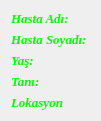
   <widget class="QWidget" name="verticalLayoutWidget">
    <property name="geometry">
     <rect>
      <x>10</x>
      <y>330</y>
      <width>101</width>
      <height>106</height>
     </rect>
    </property>
    <property name="palette">
     <palette>
      <active>
       <colorrole role="WindowText">
        <brush brushstyle="SolidPattern">
         <color alpha="255">
          <red>0</red>
          <green>255</green>
          <blue>0</blue>
         </color>
        </brush>
       </colorrole>
       <colorrole role="Text">
        <brush brushstyle="SolidPattern">
         <color alpha="255">
          <red>0</red>
          <green>255</green>
          <blue>0</blue>
         </color>
        </brush>
       </colorrole>
      </active>
      <inactive>
       <colorrole role="WindowText">
        <brush brushstyle="SolidPattern">
         <color alpha="255">
          <red>0</red>
          <green>255</green>
          <blue>0</blue>
         </color>
        </brush>
       </colorrole>
       <colorrole role="Text">
        <brush brushstyle="SolidPattern">
         <color alpha="255">
          <red>0</red>
          <green>255</green>
          <blue>0</blue>
         </color>
        </brush>
       </colorrole>
      </inactive>
      <disabled>
       <colorrole role="WindowText">
        <brush brushstyle="SolidPattern">
         <color alpha="255">
          <red>120</red>
          <green>120</green>
          <blue>120</blue>
         </color>
        </brush>
       </colorrole>
       <colorrole role="Text">
        <brush brushstyle="SolidPattern">
         <color alpha="255">
          <red>120</red>
          <green>120</green>
          <blue>120</blue>
         </color>
        </brush>
       </colorrole>
      </disabled>
     </palette>
    </property>
    <property name="font">
     <font>
      <family>Times New Roman</family>
      <pointsize>10</pointsize>
      <weight>75</weight>
      <italic>true</italic>
      <bold>true</bold>
     </font>
    </property>
    <layout class="QVBoxLayout" name="verticalLayout_3">
     <item>
      <widget class="QLabel" name="label_2">
       <property name="palette">
        <palette>
         <active>
          <colorrole role="WindowText">
           <brush brushstyle="SolidPattern">
            <color alpha="255">
             <red>0</red>
             <green>255</green>
             <blue>0</blue>
            </color>
           </brush>
          </colorrole>
          <colorrole role="Text">
           <brush brushstyle="SolidPattern">
            <color alpha="255">
             <red>0</red>
             <green>255</green>
             <blue>0</blue>
            </color>
           </brush>
          </colorrole>
         </active>
         <inactive>
          <colorrole role="WindowText">
           <brush brushstyle="SolidPattern">
            <color alpha="255">
             <red>0</red>
             <green>255</green>
             <blue>0</blue>
            </color>
           </brush>
          </colorrole>
          <colorrole role="Text">
           <brush brushstyle="SolidPattern">
            <color alpha="255">
             <red>0</red>
             <green>255</green>
             <blue>0</blue>
            </color>
           </brush>
          </colorrole>
         </inactive>
         <disabled>
          <colorrole role="WindowText">
           <brush brushstyle="SolidPattern">
            <color alpha="255">
             <red>120</red>
             <green>120</green>
             <blue>120</blue>
            </color>
           </brush>
          </colorrole>
          <colorrole role="Text">
           <brush brushstyle="SolidPattern">
            <color alpha="255">
             <red>120</red>
             <green>120</green>
             <blue>120</blue>
            </color>
           </brush>
          </colorrole>
         </disabled>
        </palette>
       </property>
       <property name="font">
        <font>
         <family>Times New Roman</family>
         <pointsize>10</pointsize>
         <weight>75</weight>
         <italic>true</italic>
         <bold>true</bold>
        </font>
       </property>
       <property name="text">
        <string>Hasta Adı:</string>
       </property>
      </widget>
     </item>
     <item>
      <widget class="QLabel" name="label_3">
       <property name="palette">
        <palette>
         <active>
          <colorrole role="WindowText">
           <brush brushstyle="SolidPattern">
            <color alpha="255">
             <red>0</red>
             <green>255</green>
             <blue>0</blue>
            </color>
           </brush>
          </colorrole>
          <colorrole role="Text">
           <brush brushstyle="SolidPattern">
            <color alpha="255">
             <red>0</red>
             <green>255</green>
             <blue>0</blue>
            </color>
           </brush>
          </colorrole>
         </active>
         <inactive>
          <colorrole role="WindowText">
           <brush brushstyle="SolidPattern">
            <color alpha="255">
             <red>0</red>
             <green>255</green>
             <blue>0</blue>
            </color>
           </brush>
          </colorrole>
          <colorrole role="Text">
           <brush brushstyle="SolidPattern">
            <color alpha="255">
             <red>0</red>
             <green>255</green>
             <blue>0</blue>
            </color>
           </brush>
          </colorrole>
         </inactive>
         <disabled>
          <colorrole role="WindowText">
           <brush brushstyle="SolidPattern">
            <color alpha="255">
             <red>120</red>
             <green>120</green>
             <blue>120</blue>
            </color>
           </brush>
          </colorrole>
          <colorrole role="Text">
           <brush brushstyle="SolidPattern">
            <color alpha="255">
             <red>120</red>
             <green>120</green>
             <blue>120</blue>
            </color>
           </brush>
          </colorrole>
         </disabled>
        </palette>
       </property>
       <property name="font">
        <font>
         <family>Times New Roman</family>
         <pointsize>10</pointsize>
         <weight>75</weight>
         <italic>true</italic>
         <bold>true</bold>
        </font>
       </property>
       <property name="text">
        <string>Hasta Soyadı:</string>
       </property>
      </widget>
     </item>
     <item>
      <widget class="QLabel" name="label_4">
       <property name="palette">
        <palette>
         <active>
          <colorrole role="WindowText">
           <brush brushstyle="SolidPattern">
            <color alpha="255">
             <red>0</red>
             <green>255</green>
             <blue>0</blue>
            </color>
           </brush>
          </colorrole>
          <colorrole role="Text">
           <brush brushstyle="SolidPattern">
            <color alpha="255">
             <red>0</red>
             <green>255</green>
             <blue>0</blue>
            </color>
           </brush>
          </colorrole>
         </active>
         <inactive>
          <colorrole role="WindowText">
           <brush brushstyle="SolidPattern">
            <color alpha="255">
             <red>0</red>
             <green>255</green>
             <blue>0</blue>
            </color>
           </brush>
          </colorrole>
          <colorrole role="Text">
           <brush brushstyle="SolidPattern">
            <color alpha="255">
             <red>0</red>
             <green>255</green>
             <blue>0</blue>
            </color>
           </brush>
          </colorrole>
         </inactive>
         <disabled>
          <colorrole role="WindowText">
           <brush brushstyle="SolidPattern">
            <color alpha="255">
             <red>120</red>
             <green>120</green>
             <blue>120</blue>
            </color>
           </brush>
          </colorrole>
          <colorrole role="Text">
           <brush brushstyle="SolidPattern">
            <color alpha="255">
             <red>120</red>
             <green>120</green>
             <blue>120</blue>
            </color>
           </brush>
          </colorrole>
         </disabled>
        </palette>
       </property>
       <property name="font">
        <font>
         <family>Times New Roman</family>
         <pointsize>10</pointsize>
         <weight>75</weight>
         <italic>true</italic>
         <bold>true</bold>
        </font>
       </property>
       <property name="text">
        <string>Yaş:</string>
       </property>
      </widget>
     </item>
     <item>
      <widget class="QLabel" name="label_10">
       <property name="font">
        <font>
         <family>Times New Roman</family>
         <pointsize>10</pointsize>
         <weight>75</weight>
         <italic>true</italic>
         <bold>true</bold>
        </font>
       </property>
       <property name="text">
        <string>Tanı:</string>
       </property>
      </widget>
     </item>
     <item>
      <widget class="QLabel" name="label_5">
       <property name="palette">
        <palette>
         <active>
          <colorrole role="WindowText">
           <brush brushstyle="SolidPattern">
            <color alpha="255">
             <red>0</red>
             <green>255</green>
             <blue>0</blue>
            </color>
           </brush>
          </colorrole>
          <colorrole role="Text">
           <brush brushstyle="SolidPattern">
            <color alpha="255">
             <red>0</red>
             <green>255</green>
             <blue>0</blue>
            </color>
           </brush>
          </colorrole>
         </active>
         <inactive>
          <colorrole role="WindowText">
           <brush brushstyle="SolidPattern">
            <color alpha="255">
             <red>0</red>
             <green>255</green>
             <blue>0</blue>
            </color>
           </brush>
          </colorrole>
          <colorrole role="Text">
           <brush brushstyle="SolidPattern">
            <color alpha="255">
             <red>0</red>
             <green>255</green>
             <blue>0</blue>
            </color>
           </brush>
          </colorrole>
         </inactive>
         <disabled>
          <colorrole role="WindowText">
           <brush brushstyle="SolidPattern">
            <color alpha="255">
             <red>120</red>
             <green>120</green>
             <blue>120</blue>
            </color>
           </brush>
          </colorrole>
          <colorrole role="Text">
           <brush brushstyle="SolidPattern">
            <color alpha="255">
             <red>120</red>
             <green>120</green>
             <blue>120</blue>
            </color>
           </brush>
          </colorrole>
         </disabled>
        </palette>
       </property>
       <property name="font">
        <font>
         <family>Times New Roman</family>
         <pointsize>10</pointsize>
         <weight>75</weight>
         <italic>true</italic>
         <bold>true</bold>
        </font>
       </property>
       <property name="text">
        <string>Lokasyon</string>
       </property>
      </widget>
     </item>
    </layout>
   </widget>
